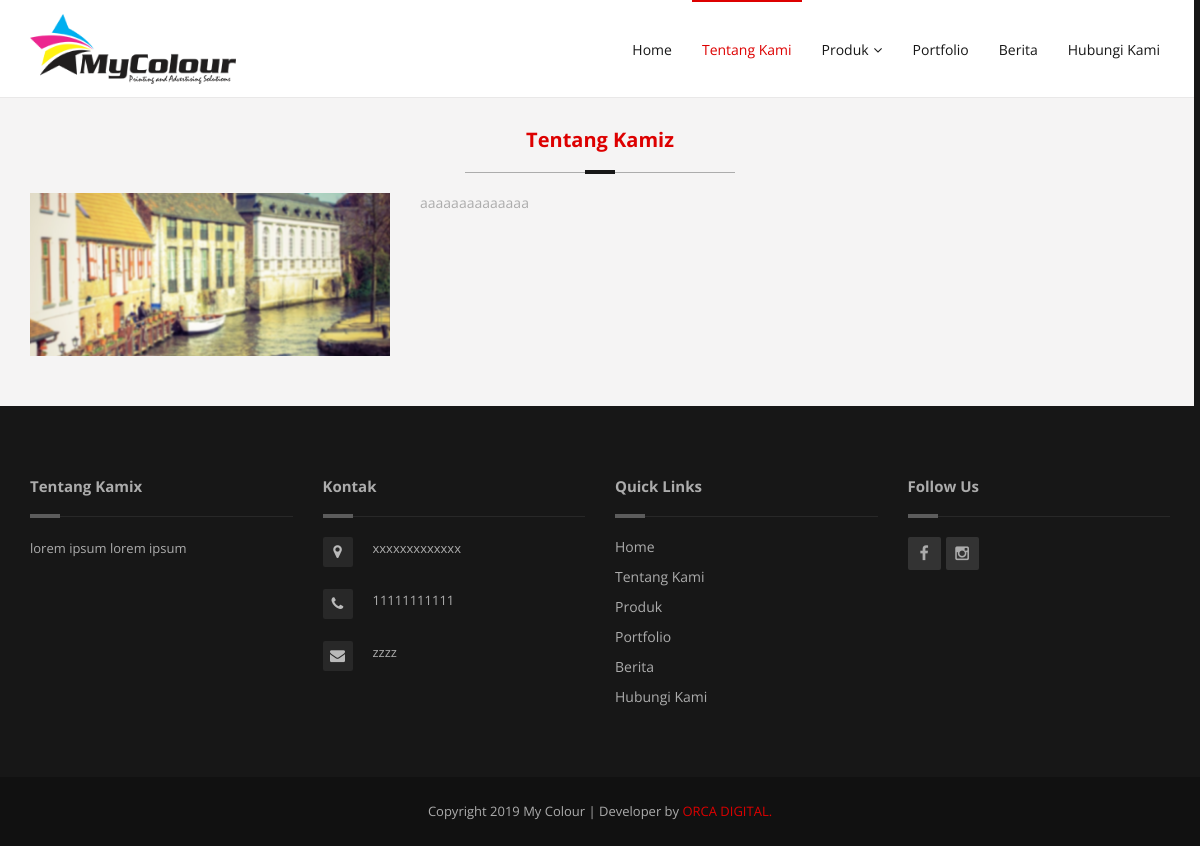
The app's page /index.php/about with its own data.
### tables this page shows
CREATE TABLE `t_config_image` (
  `id` int(11) NOT NULL AUTO_INCREMENT,
  `datei` timestamp NULL DEFAULT CURRENT_TIMESTAMP,
  `dateu` timestamp NULL DEFAULT NULL ON UPDATE CURRENT_TIMESTAMP,
  `useri` varchar(50) DEFAULT NULL,
  `useru` varchar(50) DEFAULT NULL,
  `kode` varchar(255) DEFAULT NULL,
  `judul` text,
  `ket` text,
  `image` text,
  `link` text,
  `tipe` varchar(10) DEFAULT NULL,
  `aktif` char(1) DEFAULT '1',
  `status` char(1) DEFAULT '1',
  PRIMARY KEY (`id`)
);

CREATE TABLE `t_config_text` (
  `id` int(11) NOT NULL AUTO_INCREMENT,
  `datei` timestamp NULL DEFAULT CURRENT_TIMESTAMP,
  `dateu` timestamp NULL DEFAULT NULL ON UPDATE CURRENT_TIMESTAMP,
  `useri` varchar(50) DEFAULT NULL,
  `useru` varchar(50) DEFAULT NULL,
  `kode` varchar(255) DEFAULT NULL,
  `tipe` varchar(50) DEFAULT NULL,
  `judul` text,
  `teks` text,
  `ket` text,
  `link` text,
  `status` char(255) DEFAULT '1',
  PRIMARY KEY (`id`)
);

### application/controllers/About.php (called while the page is built, shortened)
<?php
class About extends CI_Controller {
	public $table       = 't_config_image';
	public $aktifmenu	= 'about';
	public $menu       	= 'about';
	public $mainpage	= 'about/v_about';
	public function index()
	{
		$data['menu'] 		= $this->menu;
		$data['aktifmenu'] 	= $this->aktifmenu;
		$w = array('tipe' => 'tk','aktif' => '1' );
		$data['maindata'] 	= $this->Unimodel->getdataw($this->table,$w);
		$this->load->view($this->mainpage,$data);
    }
}

### index.php (called while the page is built, shortened)
<?php
require_once BASEPATH.'core/CodeIgniter.php';

### application/models/Unimodel.php (called while the page is built, shortened)
<?php
class Unimodel extends CI_Model{
    function getdataw($table,$where)
    {
        $this->db->where($where);
        $query = $this->db->get($table,$where);
        return $query->row();
    }
}
?>

### application/views/about/v_about.php (the view, shortened to what this page needs)
<?php $this->load->view('template/header') ?>
<div class="sections section-2">
	<div class="container">
		<div class="sections-title">
			<div class="sections-title-h3"><h3><?php echo $maindata->judul; ?></h3></div>
			</div>
			<div class="row">
				<div class="col-md-4">
							<img alt="" src="<?php echo $this->config->item('admin_page') ?>/<?php echo $maindata->image; ?>">
				</div>
				<div class="col-md-8">
					<?php echo $maindata->ket; ?>
				</div>
			</div>
	</div>
</div>
<?php $this->load->view('template/footer') ?>

### application/views/template/header.php (shortened to what this page needs)
<!DOCTYPE html>
<html lang="en">
<?php
$logo =  $this->db->get_where('t_config_image', array('tipe' => 'logo'))->row();
 ?>
<head>
	<link rel="stylesheet" href="<?php echo base_url() ?>assets/style.css">
	<link rel="stylesheet" href="<?php echo base_url() ?>assets/css/skins/skins.css">
	<link rel="stylesheet" href="<?php echo base_url() ?>assets/css/responsive.css">
	<link rel="stylesheet" href="https://cdnjs.cloudflare.com/ajax/libs/bootstrap-notify/0.2.0/css/bootstrap-notify.min.css" />
</head>
<body>
<div id="wrap" class="grid_1200">
	<header id="header">
		<div class="container clearfix">
			<div class="logo"><a href="<?php echo base_url() ?>"><img alt="" src="custompanel/<?php echo $logo->image ?>"></a></div>
			<nav class="navigation navbar-fixed-top">
				<ul>
					<li class="home"><a href="<?php echo base_url() ?>">Home</a></li>
					<li class="about"><a href="<?php echo base_url() ?>about">Tentang Kami</a></li>
					<li class="produk"><a href="<?php echo base_url() ?>produk">Produk</a>
					</li>
					<li class="portofolio"><a href="<?php echo base_url() ?>portofolio">Portfolio</a></li>
					<li class="berita"><a href="<?php echo base_url() ?>berita">Berita</a></li>
					<li class="kontak"><a href="<?php echo base_url() ?>kontak">Hubungi Kami</a></li>
				</ul>
			</nav>
		</div>
	</header>
	<div class="clearfix"></div>

### application/views/template/footer.php
<?php
$tk =  $this->db->get_where('t_config_text', array('tipe' => 'tk'), 6)->row();
$alfoot =  $this->db->get_where('t_config_text', array('tipe' => 'alfoot'), 6)->row();
$tlfoot =  $this->db->get_where('t_config_text', array('tipe' => 'tlfoot'), 6)->row();
$efoot =  $this->db->get_where('t_config_text', array('tipe' => 'efoot'), 6)->row();
$fb =  $this->db->get_where('t_config_text', array('tipe' => 'logo_fb'), 6)->row();
$ig =  $this->db->get_where('t_config_text', array('tipe' => 'logo_ig'), 6)->row();
 ?>
  <footer id="footer">
    <div class="container">
      <div class="row">
        <div class="col-md-3">
          <div class="footer-widget">
            <div class="widget-title"><h6><?php echo $tk->judul; ?></h6></div>
            <div class="widget-about">
              <p><?php echo $tk->teks; ?></p>
            </div>
          </div>
        </div>
        <div class="col-md-3">
          <div class="footer-widget">
            <div class="widget-title"><h6>Kontak</h6></div>
            <div class="widget-about-2">
              <ul>
                <li>
                  <i class="fa fa-map-marker"></i>
                  <div><?php echo $alfoot->teks; ?></div>
                </li>
                <li>
                  <i class="fa fa-phone"></i>
                  <div><?php echo $tlfoot->teks; ?></div>
                </li>
                <li>
                  <i class="fa fa-envelope"></i>
                  <div><?php echo $efoot->teks; ?></div>
                </li>
              </ul>
            </div>
          </div>
        </div>
        <div class="col-md-3">
          <div class="footer-widget">
            <div class="widget-title"><h6>Quick Links</h6></div>
            <div class="widget-posts">
              <ul>
                <li><a href="<?php echo base_url() ?>home">Home</a></li>
                <li><a href="<?php echo base_url() ?>about">Tentang Kami</a></li>
                <li><a href="<?php echo base_url() ?>produk">Produk</a></li>
                <li><a href="<?php echo base_url() ?>portofolio">Portfolio</a></li>
                <li><a href="<?php echo base_url() ?>berita">Berita</a></li>
                <li><a href="<?php echo base_url() ?>kontak">Hubungi Kami</a></li>
              </ul>
            </div>
          </div>
        </div>
        <div class="col-md-3">
          <div class="footer-widget">
            <div class="widget-title"><h6>Follow Us</h6></div>
            <div class="widget-about">
              <div class="social-ul">
                <ul>
                  <li class="social-facebook"><a href="<?php echo prep_url($fb->teks); ?>"><i class="fa fa-facebook"></i></a></li>
                  <li class="social-instagram"><a href="<?php echo prep_url($ig->teks); ?>"><i class="fa fa-instagram"></i></a></li>
                </ul>
              </div>
            </div>
          </div>
        </div>
      </div>
    </div>
  </footer>
  <footer id="footer-bottom">
    <div class="container">
      <div class="copyrights">Copyright <script type="text/javascript">document.write(new Date().getFullYear());</script> My Colour | Developer by <a target="_blank" href="http://orcadigital.id/">ORCA DIGITAL.</a></div>
    </div>
  </footer>
</div>

### assets/css/skins/skins.css (style rules this page uses)
.color,.phone-email i,.navigation > ul > li:hover > a,.navigation > ul > li.current_page_item > a,.navigation-2.navigation li ul li a:hover,.navigation-2.navigation li ul li.current_page_item > a,#footer a:hover,#footer-bottom a,#footer-bottom .navigation-footer > ul > li > a:hover,#footer .widget-twitter a,#footer span.tweet_time a:hover,.crumbs a:hover,.breadcrumbs h4,.sections-title-h3 h3,.box-icon h5,.box-icon p a:hover,.box-icon-i-2 i,.box-icon:hover .box-icon-i,.button-1,.portfolio-meta h6 a:hover,.accordion .accordion-title.active a,.head-title h6,.blog-content h6,.blog-content h6 a,.blog-content p a:hover,.blog-meta div a:hover,.testimonial-name span:first-child,.button-1.button-2:hover,.testimonial-item-2 .testimonial-content p,.box-icon.box-icon-3 p a,.member-content h5,.callout > h6,.pricing-content ul li span,.pricing-header h3,.pricing-header a:hover,.widget .widget-title h6,.widget .widget-post-content h6 a:hover,.widget ul li a:hover,.widget ul li a:hover span,.post-tag a:hover,.post-author-content h6,.section-title h6,.commentlist li.comment .comment-body .comment-text .author span,.comment-form .form-input i,.page-404 h2,.coming-soon h2,#coming-soon .col-md-3 > div span:first-child,.list-ul li:before,blockquote,.qoute,.alerts div h3,.navigation_mobile > ul li:hover > a,.navigation_mobile > ul li:hover:before,.navigation_mobile > ul li:hover > a > span i,.navigation_mobile_click:hover,.navigation_mobile_click:hover:before,.dark-s .box-icon.box-icon-3 p a:hover,.dark-s .box-icon.box-icon-3 h5,.dark-s .box-icon .box-icon-i-5 i,.dark-s .box-icon:hover .box-icon-i.box-icon-i-1 i,.dark-s .box-icon:hover .box-icon-i-2.box-icon-i-5 i,.dark-s .callout.callout-2 > h6,.dark-s .callout.callout-3 > h6,.navigation-2.navigation > ul > li:hover li:hover > a { color: #DD0000; }
.navigation > ul > li:hover,.navigation > ul > li.current_page_item { border-top-color: #DD0000; }

### assets/css/base.css (style rules this page uses)
html, body, div, span, applet, object, iframe, h1, h2, h3, h4, h5, h6, p, blockquote, pre, a, abbr, acronym, address, big, cite, code, del, dfn, em, img, ins, kbd, q, s, samp, small, strike, strong, sub, sup, tt, var, b, u, i, center, dl, dt, dd, ol, ul, li, fieldset, form, label, legend, table, caption, tbody, tfoot, thead, tr, th, td, article, aside, canvas, details, embed, figure, figcaption, footer, header, hgroup, menu, nav, output, ruby, section, summary, time, mark, audio, video { margin: 0; padding: 0; border: 0; font-size: 100%; font: inherit; vertical-align: baseline; }
body { font-size: 13px; line-height: 22px; }
article, aside, details, figcaption, figure, footer, header, hgroup, menu, nav, section { display: block; }
ol, ul, li { list-style: inside; }
p { margin: 0 0 20px 0; line-height: 22px; font-size: 13px; color: #acacac; }
html { -webkit-text-size-adjust: none; }
* { outline: none; }
body,.qoute p,input,.button,label,.more,blockquote,h1, h2, h3, h4, h5, h6 { font-family: "Open Sans", Arial, sans-serif; }
body, a.button.normal, a,li a:hover,p a:hover { color: #171717; }
h1, h2, h3, h4, h5, h6 { text-transform: none; margin-top: 0; margin-bottom: 18px; font-weight: bold; }
h3 { font-size: 25px; line-height: 26px; }
h6 { font-size: 14px; line-height: 20px; }
a,.button,.phone-email,.phone-email i,.header-search,.widget-about-2 > ul > li > i,.comment-form .button-3,.tparrows { -webkit-transition: color 0.1s linear, border 0.1s linear, opacity 0.1s linear, background-color 0.1s linear; -moz-transition: color 0.1s linear, border 0.1s linear, opacity 0.1s linear, background-color 0.1s linear; -ms-transition: color 0.1s linear, border 0.1s linear, opacity 0.1s linear, background-color 0.1s linear; -o-transition: color 0.1s linear, border 0.1s linear, opacity 0.1s linear, background-color 0.1s linear; transition: color 0.1s linear, border 0.1s linear, opacity 0.1s linear, background-color 0.1s linear; }
a { text-decoration: none; }
img { max-width: 100%; -moz-box-sizing: border-box; -ms-box-sizing: border-box; -o-box-sizing: border-box; -webkit-box-sizing: border-box; box-sizing: border-box; vertical-align: middle; height: auto; }

### records on screen
t_config_image: image (picture)
t_config_image: judul "Tentang Kamiz", image (picture), ket "aaaaaaaaaaaaaa"
t_config_text: judul "Tentang Kamix", teks "lorem ipsum lorem ipsum"
t_config_text: teks "xxxxxxxxxxxxx"
t_config_text: teks "11111111111"
t_config_text: teks "zzzz"
